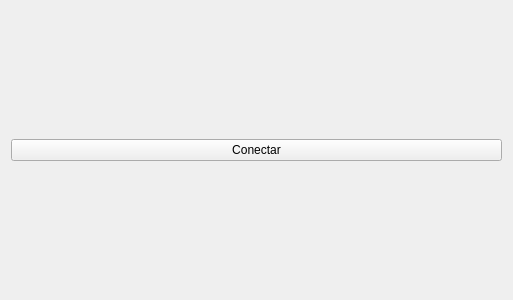
<?xml version="1.0" encoding="UTF-8"?>
<ui version="4.0">
 <class>MainWindow</class>
 <widget class="QMainWindow" name="MainWindow">
  <property name="geometry">
   <rect>
    <x>0</x>
    <y>0</y>
    <width>513</width>
    <height>300</height>
   </rect>
  </property>
  <property name="windowTitle">
   <string>MainWindow</string>
  </property>
  <widget class="QWidget" name="centralWidget">
   <layout class="QVBoxLayout" name="verticalLayout">
    <item>
     <widget class="QPushButton" name="pushButtonConectar">
      <property name="maximumSize">
       <size>
        <width>16777215</width>
        <height>16777215</height>
       </size>
      </property>
      <property name="text">
       <string>Conectar</string>
      </property>
     </widget>
    </item>
   </layout>
  </widget>
 </widget>
 <layoutdefault spacing="6" margin="11"/>
 <resources/>
 <connections/>
</ui>
